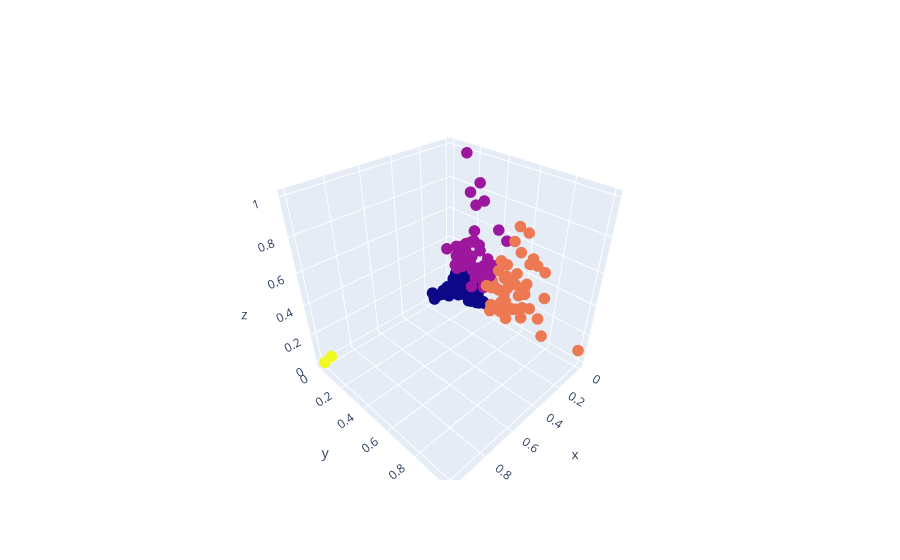

Notebook source saved alongside this figure:
### Code cell
fig = go.Figure(data=[go.Scatter3d(x=data['Population'], y=data['Tot Cases//1M pop'], z=data['Tot Deaths/1M pop'],
mode='markers', marker_color=data['Cluster'], marker_size = 4)])
fig.show()

### Figure 1 — Plotly figure (JSON) as saved in the notebook; plotly's stock layout.template omitted (floating-point values rounded to 4 significant figures; data arrays with more than 128 entries replaced by an {"elided": "..."} marker saying what was removed)
{"data": [{"marker": {"color": {"elided": "225 int values"}, "size": 4}, "mode": "markers", "type": "scatter3d", "x": {"elided": "225 float values"}, "y": {"elided": "225 float values"}, "z": {"elided": "225 float values"}}], "layout": {}}
